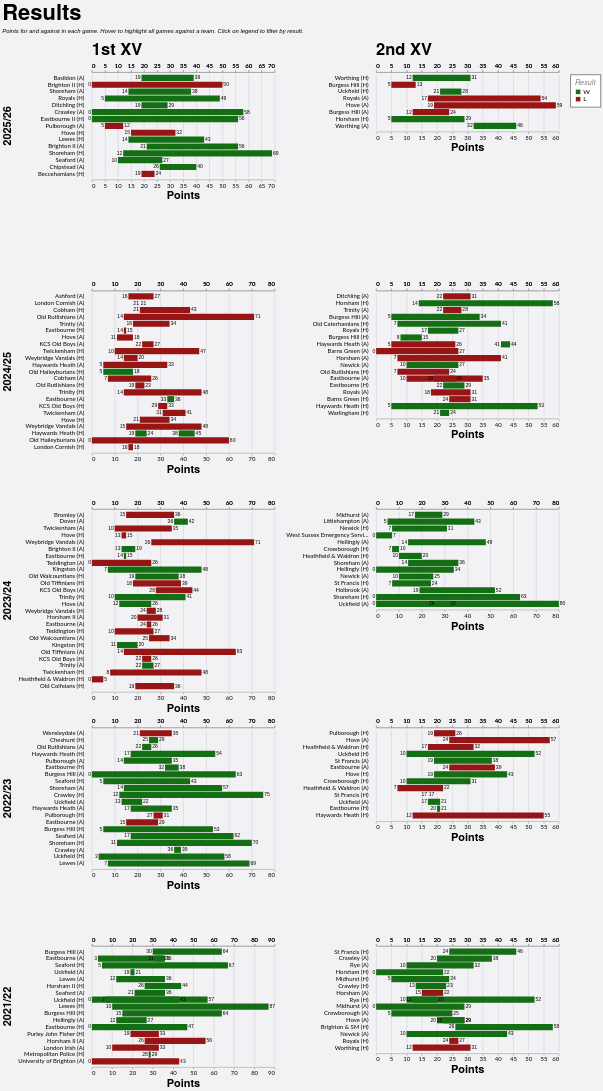

The Vega-Lite source for this figure:
### Vega-Lite specification from a JSON file in a GitHub repository (floating-point values rounded to 4 significant figures; data arrays with more than 128 entries replaced by an {"elided": "..."} marker saying what was removed)
{"config": {"axis": {"labelFont": "Lato, sans-serif", "titleFont": "PT Sans Narrow, Helvetica Neue, Helvetica, Arial, sans-serif", "labelFontSize": 13, "titleFontSize": 24, "gridColor": "#202947", "gridOpacity": 0.2}, "header": {"labelFont": "PT Sans Narrow, Helvetica Neue, Helvetica, Arial, sans-serif", "titleFont": "PT Sans Narrow, Helvetica Neue, Helvetica, Arial, sans-serif", "labelFontSize": 24, "titleFontSize": 28, "labelFontWeight": "bold", "orient": "left"}, "legend": {"labelFont": "Lato, sans-serif", "titleFont": "PT Sans Narrow, Helvetica Neue, Helvetica, Arial, sans-serif", "labelFontSize": 14, "titleFontSize": 16, "titlePadding": 5, "fillColor": "white", "strokeColor": "black", "padding": 10, "titleFontWeight": "lighter", "titleFontStyle": "italic", "titleColor": "gray", "offset": 10}, "title": {"font": "PT Sans Narrow, Helvetica Neue, Helvetica, Arial, sans-serif", "fontSize": 48, "fontWeight": "bold", "anchor": "start", "align": "center", "titlePadding": 20, "subtitlePadding": 10, "subtitleFontSize": 13, "subtitleColor": "", "subtitleFontStyle": "italic", "offset": 15, "color": "black"}, "axisX": {"labelAngle": 0}, "facet": {"title": null, "header": null, "align": {"row": "each", "column": "each"}}, "resolve": {"scale": {"y": "independent", "facet": "independent"}}, "background": "#f2f1f4", "view": {"strokeWidth": 0}}, "data": {"name": "data-3f3e61ee345e4635ea990652d7aba682"}, "facet": {"column": {"field": "squad", "header": {"labelAnchor": "start", "labelExpr": "datum.value + ' XV'", "labelFontSize": 36, "title": null}, "title": null, "type": "nominal"}, "row": {"field": "season", "sort": {"field": "season", "order": "descending"}, "title": null, "type": "nominal"}}, "spec": {"layer": [{"mark": {"type": "bar"}, "encoding": {"color": {"field": "result", "legend": {"orient": "right", "title": "Result", "titleOrient": "top"}, "scale": {"domain": ["W", "L"], "range": ["#146f14", "#981515"]}, "type": "nominal"}, "detail": {"field": "game_id", "type": "nominal"}, "opacity": {"condition": {"param": "param_4", "value": 1.0, "empty": true}, "value": 0.2}, "x": {"axis": {"offset": 5, "orient": "bottom"}, "field": "pf", "title": "Points", "type": "quantitative"}, "x2": {"field": "pa"}, "y": {"axis": {"domain": false, "grid": false, "offset": 15, "ticks": false, "title": null}, "field": "game_label", "sort": {"field": "date", "order": "descending"}, "title": null, "type": "nominal"}}, "name": "view_2"}, {"mark": {"type": "text", "align": "right", "dx": -2, "dy": 0}, "encoding": {"color": {"value": "black"}, "detail": {"field": "game_id", "type": "nominal"}, "opacity": {"condition": {"param": "param_4", "value": 1.0, "empty": true}, "value": 0.2}, "text": {"field": "loser", "type": "nominal"}, "x": {"axis": {"offset": 5, "orient": "top"}, "field": "loser", "title": null, "type": "quantitative"}, "y": {"axis": {"domain": false, "grid": false, "offset": 15, "ticks": false, "title": null}, "field": "game_label", "sort": {"field": "date", "order": "descending"}, "title": null, "type": "nominal"}}}, {"mark": {"type": "text", "align": "left", "dx": 2, "dy": 0}, "encoding": {"color": {"value": "black"}, "detail": {"field": "game_id", "type": "nominal"}, "opacity": {"condition": {"param": "param_4", "value": 1.0, "empty": true}, "value": 0.2}, "text": {"field": "winner", "type": "nominal"}, "x": {"axis": {"offset": 5, "orient": "top"}, "field": "winner", "title": null, "type": "quantitative"}, "y": {"axis": {"domain": false, "grid": false, "offset": 15, "ticks": false, "title": null}, "field": "game_label", "sort": {"field": "date", "order": "descending"}, "title": null, "type": "nominal"}}}], "height": {"step": 15}, "transform": [{"filter": {"param": "param_5"}}], "width": 400}, "params": [{"name": "param_4", "select": {"type": "point", "clear": "mouseout", "fields": ["opposition"], "on": "hover"}, "views": ["view_2"]}, {"name": "param_5", "select": {"type": "point", "fields": ["result"]}, "bind": "legend", "views": ["view_2"]}], "resolve": {"scale": {"x": "independent", "y": "independent"}}, "spacing": 10, "title": {"text": "Results", "subtitle": "Points for and against in each game. Hover to highlight all games against a team. Click on legend to filter by result."}, "$schema": "https://vega.github.io/schema/vega-lite/v5.20.1.json", "datasets": {"data-3f3e61ee345e4635ea990652d7aba682": {"elided": "177 records"}}}
